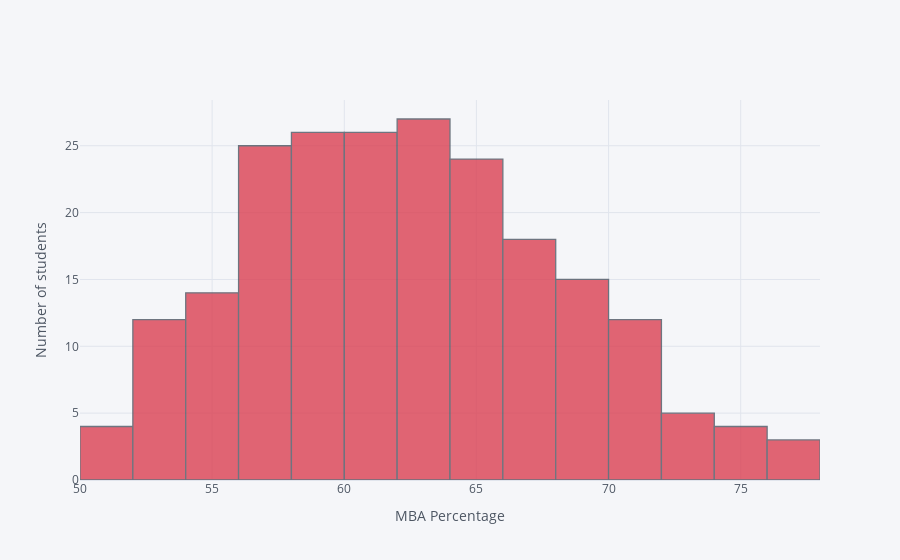

Notebook code cell kept with this figure:
### Markdown cell above
# Students Academic performance analysis

### Code cell
data['mba_p'].iplot(kind='hist',xTitle='MBA Percentage',yTitle='Number of students',color='red')

### Figure 1 — Plotly figure (JSON) as saved in the notebook; plotly's stock layout.template omitted (floating-point values rounded to 4 significant figures; data arrays with more than 128 entries replaced by an {"elided": "..."} marker saying what was removed)
{"data": [{"histfunc": "count", "histnorm": "", "marker": {"color": "rgba(219, 64, 82, 1.0)", "line": {"color": "#4D5663", "width": 1.3}}, "name": "mba_p", "opacity": 0.8, "orientation": "v", "type": "histogram", "x": {"elided": "215 float values"}}], "layout": {"barmode": "overlay", "legend": {"bgcolor": "#F5F6F9", "font": {"color": "#4D5663"}}, "paper_bgcolor": "#F5F6F9", "plot_bgcolor": "#F5F6F9", "title": {"font": {"color": "#4D5663"}}, "xaxis": {"gridcolor": "#E1E5ED", "showgrid": true, "tickfont": {"color": "#4D5663"}, "title": {"font": {"color": "#4D5663"}, "text": "MBA Percentage"}, "zerolinecolor": "#E1E5ED"}, "yaxis": {"gridcolor": "#E1E5ED", "showgrid": true, "tickfont": {"color": "#4D5663"}, "title": {"font": {"color": "#4D5663"}, "text": "Number of students"}, "zerolinecolor": "#E1E5ED"}}}
